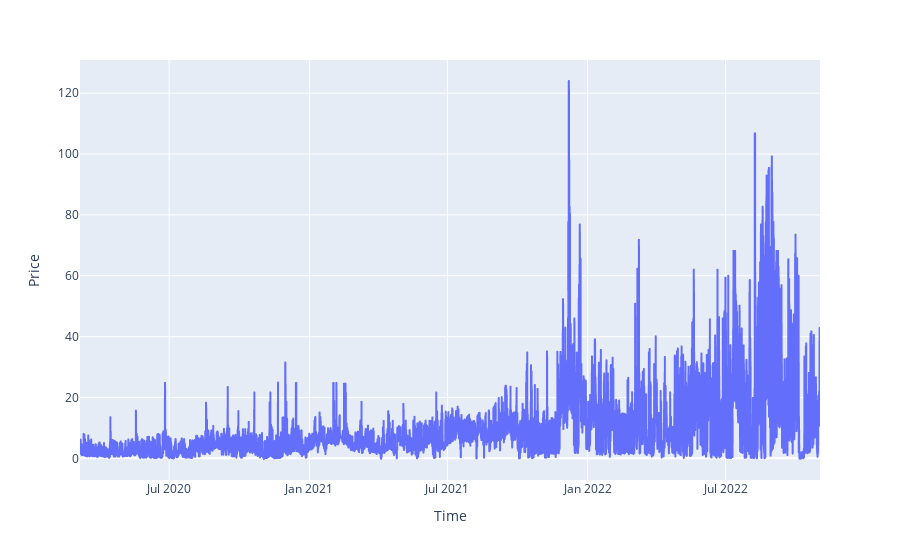

The code cell stored with this chart in its notebook:
### Code cell
import plotly.express as px


fig = px.line(df, x='Time', y='Price', hover_data = 'Wind')
fig.show()

### Figure 1 — Plotly figure (JSON) as saved in the notebook; plotly's stock layout.template omitted (floating-point values rounded to 4 significant figures; data arrays with more than 128 entries replaced by an {"elided": "..."} marker saying what was removed)
{"data": [{"customdata": {"elided": "23039x1 float values"}, "hovertemplate": "Time=%{x}<br>Price=%{y}<br>Wind=%{customdata[0]}<extra></extra>", "legendgroup": "", "line": {"color": "#636efa", "dash": "solid"}, "marker": {"symbol": "circle"}, "mode": "lines", "name": "", "showlegend": false, "type": "scattergl", "x": {"elided": "23039 str values"}, "xaxis": "x", "y": {"elided": "23039 float values"}, "yaxis": "y"}], "layout": {"legend": {"tracegroupgap": 0}, "margin": {"t": 60}, "xaxis": {"anchor": "y", "domain": [0, 1], "title": {"text": "Time"}}, "yaxis": {"anchor": "x", "domain": [0, 1], "title": {"text": "Price"}}}}
